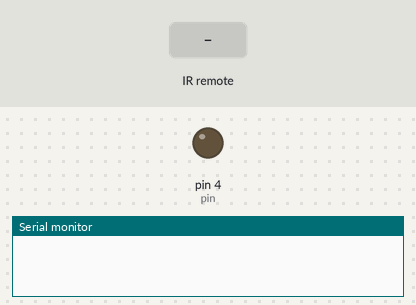
Simulated run of this sketch. Board: Arduino Uno, built with avr-gcc and run on an emulated ATmega328P. Shown: output pins drawn as LEDs (lit = HIGH), the last lines printed to the serial monitor. The inputs (shaded band) are chosen by the test bench.

Above: at 1.2 s.
1.3 s: infrared code 0xFF30CF received
At 2.7 s:
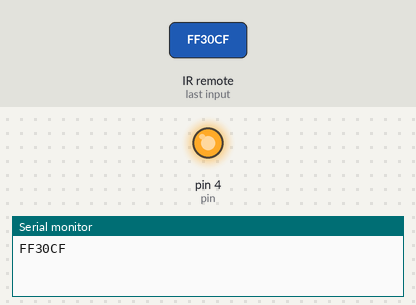
Timing chart, 0 to 4.3 s (numbered marks = the images above; inputs shaded):
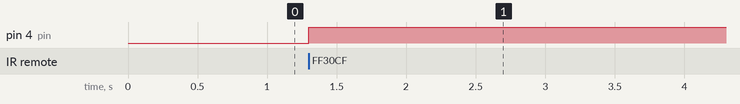

Measured:
- after the input at 1.3 s, pin 4 (pin): LOW → HIGH at once

The sketch:

IR_Light_LED.ino
```cpp
#include <IRremote.h>


const int RECV_PIN = 11;
IRrecv irrecv(RECV_PIN);
decode_results results;
int pin = 4;

void setup(){
  Serial.begin(9600);
  irrecv.enableIRIn();
  pinMode(pin, OUTPUT);
  irrecv.blink13(true);
}

void loop(){
  if (irrecv.decode(&results)){
        Serial.println(results.value, HEX);
        switch(results.value) {
          case 0xFF30CF:
          digitalWrite(pin, HIGH);
          break;
          default:
          digitalWrite(pin, LOW);
        }
        irrecv.resume();
  }
}
```
